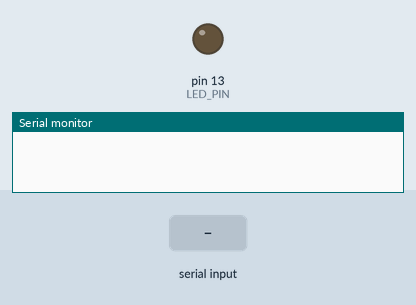
A sketch run on a simulated Arduino Uno, built with avr-gcc and run on an emulated ATmega328P. Parts: output pins drawn as LEDs (lit = HIGH), the last lines printed to the serial monitor. The inputs (shaded band) are chosen by the test bench.

Above: at 1.2 s.
1.3 s: "1" received over Serial
At 2.0 s:
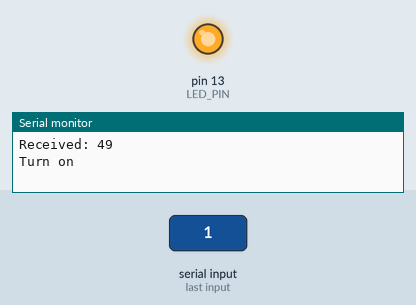
2.8 s: "0" received over Serial
At 3.1 s:
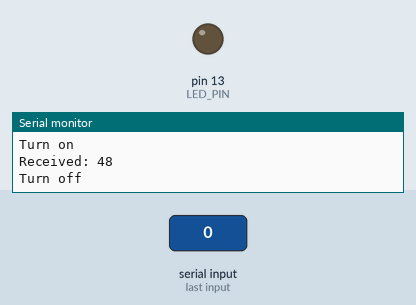
Timing chart, 0 to 5.8 s (numbered marks = the images above; inputs shaded):
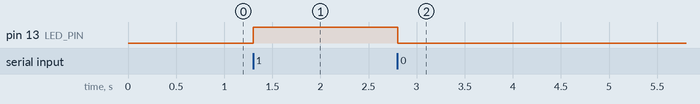

Measured:
- after the input at 1.3 s, pin 13 (LED_PIN): LOW → HIGH at once
- after the input at 2.8 s, pin 13 (LED_PIN): HIGH → LOW at once

The sketch:

serialComTest.ino
```cpp
// Write to serial, arduino reads from serial to turn on or off LED
const int LED_PIN = 13;
int ledState = LOW;

void setup() {
  pinMode(LED_PIN,  OUTPUT);
  Serial.begin(9600);
}

void loop() {
  if (Serial.available() > 0) {
    int inByte = Serial.read();
    Serial.print("Received: ");
    Serial.println(inByte);
    switch (inByte) {
      case 48:
        digitalWrite(LED_PIN, LOW);
        Serial.println("Turn off");
        break;
      case 49:
        digitalWrite(LED_PIN, HIGH);
        Serial.println("Turn on");
        break;
    }
  }
}
```
